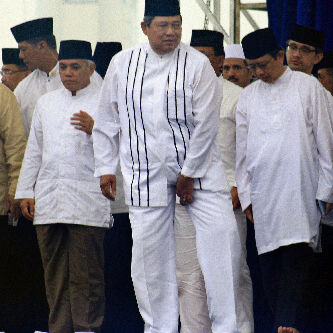
#> input picture sby.jpeg, 333 x 333 px
$ python color.py
#> lines starting #> are read from the running program, lines starting #| are printed output that depends on the picture
from PIL import Image
Image.open('sby.jpeg')

import numpy as np
import matplotlib.pyplot as plt
import matplotlib.image as mpimg

image = mpimg.imread('sby.jpeg')
#> image is the input picture: shape (333, 333, 3); mean R, G, B 127.8, 125.9, 132.8
w, h, d = tuple(image.shape)
#> w = 333; h = 333; d = 3
pixels = np.reshape(image, (w * h, d))
from sklearn.cluster import KMeans
n_colors = 10
model = KMeans(n_clusters=n_colors, random_state=42).fit(pixels)
palette = np.uint8(model.cluster_centers_)
#> palette = [[164, 163, 174], [15, 20, 37], [230, 232, 229], [122, 106, 97], [141, 137, 143], [186, 186, 199], [7, 8, 15], [92, 72, 62], [205, 206, 218], [52, 42, 39]]
plt.imshow([palette])
plt.show()
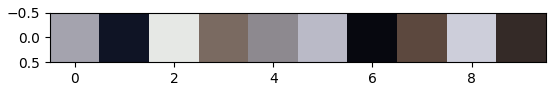
#> figure drawn by matplotlib, 1 panel

$ run again, with sg.jpg copied over sby.jpeg
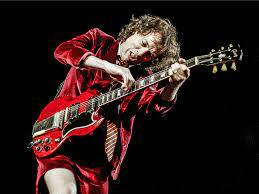
#> input picture sg.jpg, 259 x 194 px
#> image is the input picture: shape (194, 259, 3); mean R, G, B 42.3, 25.4, 24.1
#> palette = [[226, 213, 201], [34, 11, 9], [124, 99, 88], [142, 26, 35], [177, 153, 140], [207, 85, 96], [86, 9, 11], [205, 24, 38], [70, 54, 44], [2, 1, 1]]
#> `plt.show()`:
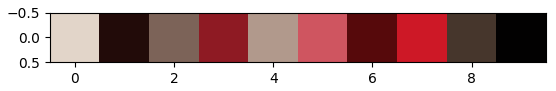
#> figure drawn by matplotlib, 1 panel
